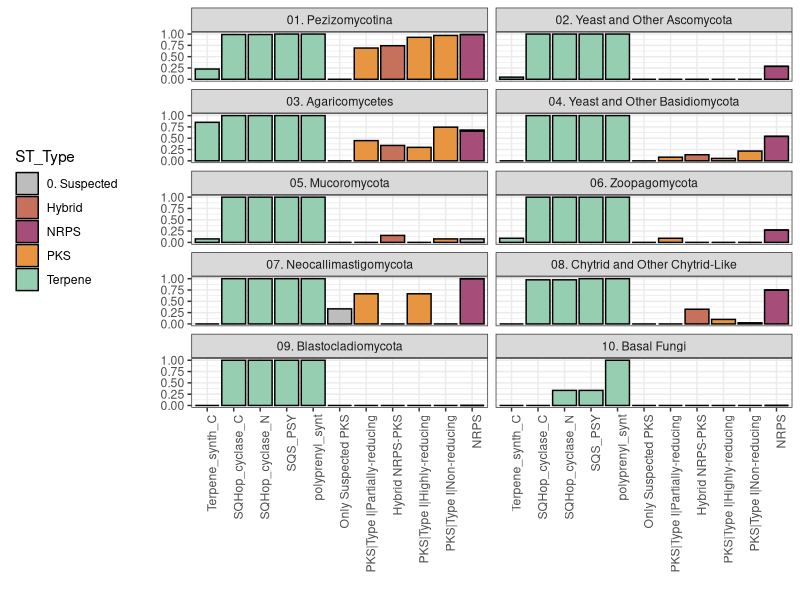

Write R code to recreate this figure.
library(ggplot2)

dat <- read.table('Total_BarChart_Input.txt', header=T, sep='\t')
#ST      ST_Type Clade   Prop_Clade_With Pezi_Prop_Clade_With

pdf('Figure6_Barplots.pdf', height=7, width=7)

colors <- c('#A64D79', '#E79540', '#c6715c', '#bdbdbd', '#96CEB2')
names(colors) <- c('NRPS', 'PKS', 'Hybrid', '0. Suspected', 'Terpene')

ggplot(dat, aes(x=reorder(ST, -Order), y=Prop_Clade_With, fill=ST_Type)) + geom_bar(color='black',stat='identity') + facet_wrap(~Clade, ncol=2) + theme_bw() + theme(axis.text.x = element_text(angle = 90, vjust = 1, hjust=1), legend.position='left') + scale_fill_manual(values=colors) + xlab("") + ylab("")

dev.off()
